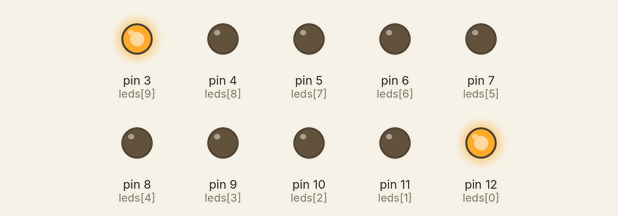
Simulated run of this sketch. Board: Arduino Uno, built with avr-gcc and run on an emulated ATmega328P. Shown: output pins drawn as LEDs (lit = HIGH).

Above: at 0.5 s.
At 1.5 s:
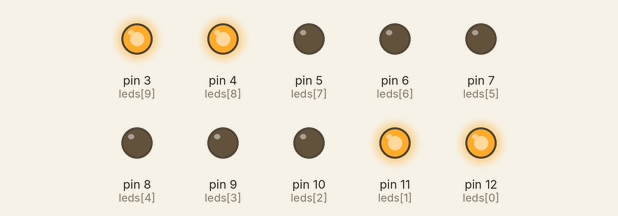
At 4.5 s:
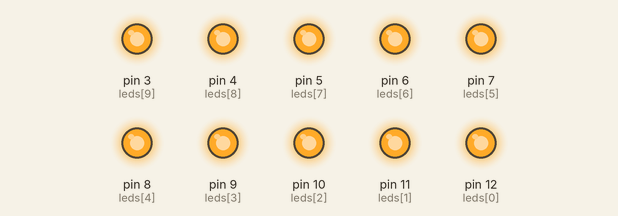
At 6.0 s:
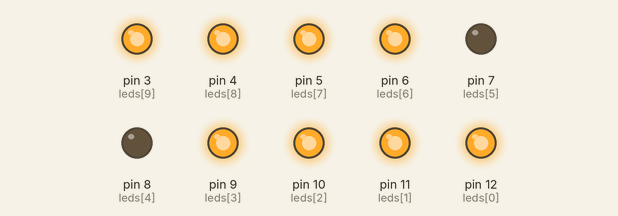
At 10.5 s:
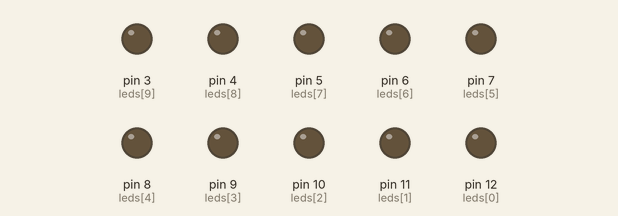
At 13.5 s:
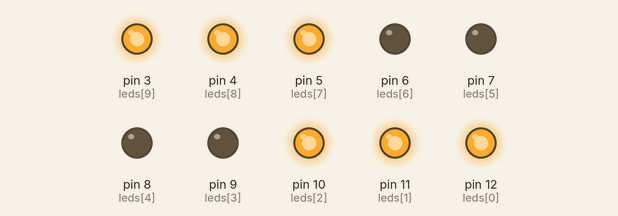
Timing chart, 0 to 14.3 s (numbered marks = the images above):
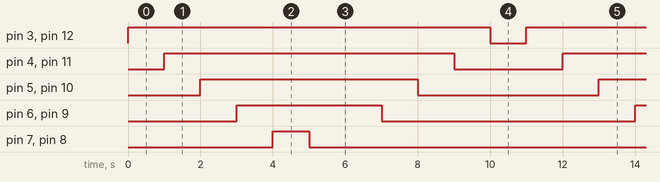

Measured:
- by itself, pin 3 (leds[9]), pin 12 (leds[0]): alternates HIGH for 10.0 s and LOW for 1.0 s
- by itself, pin 4 (leds[8]), pin 11 (leds[1]): alternates HIGH for 8.0 s and LOW for 3.0 s
- by itself, pin 5 (leds[7]), pin 10 (leds[2]): alternates HIGH for 6.0 s and LOW for 5.0 s
- by itself, pin 6 (leds[6]), pin 9 (leds[3]): alternates HIGH for 4.0 s and LOW for 7.0 s
- by itself, pin 7 (leds[5]), pin 8 (leds[4]): alternates HIGH for 1.0 s and LOW for 10.0 s

The sketch:

3.5.ino
```cpp
// Definir os pinos dos LEDs
int leds[] = { 12, 11, 10, 9, 8, 7, 6, 5, 4, 3 };

void setup() {
  // Configurar os pinos dos LEDs como saída
  for (int i = 0; i < 10; i++) {
    pinMode(leds[i], OUTPUT);
  }
}

void loop() {
  for (int i = 0; i < 5; i++) {
    //Liga os LEDs dos pinos (12 a 8)
    digitalWrite(leds[i], HIGH);
    //Liga os LEDs dos pinos (3 a 7)
    digitalWrite(leds[9 - i], HIGH);
    delay(1000);
  }
  for (int i = 5; i >= 0; i--) {
    //Desliga os LEDs dos pinos(8 a 12)
    digitalWrite(leds[i], LOW);
    //Desliga os LEDs dos pinos (7 a 3)
    digitalWrite(leds[9 - i], LOW);
    delay(1000);
  }
}
```
